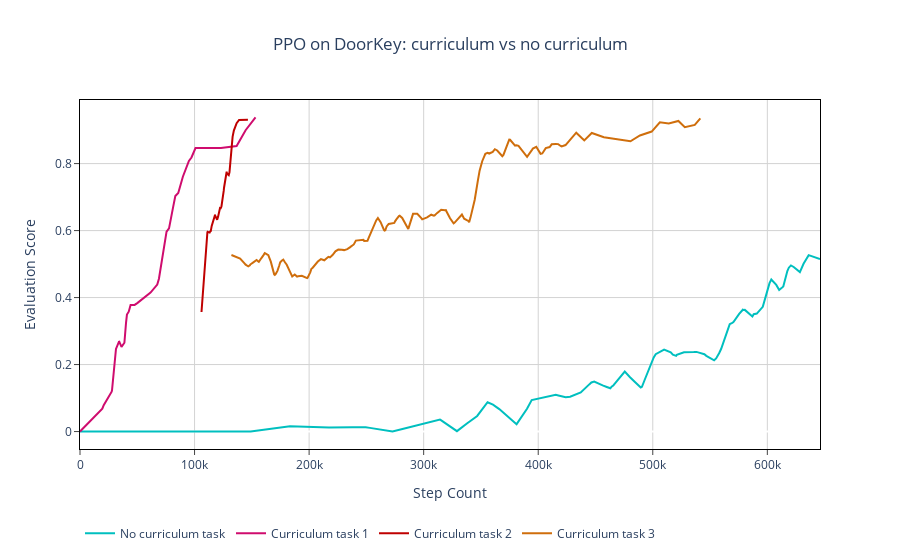

This figure's notebook cell:
### Code cell
vis.plot_trajectories(
    [ppo_stats_nocurr, ppo_stats_curr],
    time_domain='steps',
    title='PPO on DoorKey: curriculum vs no curriculum',
)
